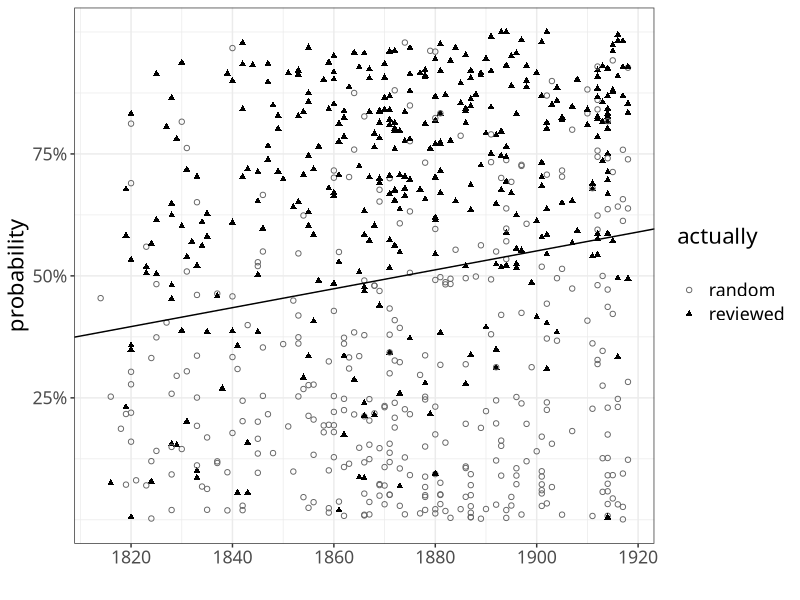
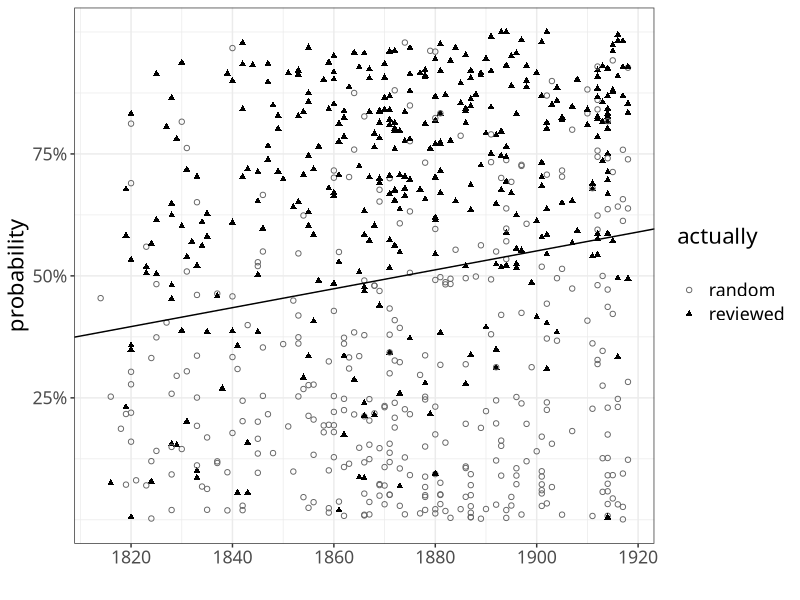

These charts were generated, in order, by the following R code:
library(scales)
library(ggplot2)

this.dir <- dirname(parent.frame(2)$ofile)
setwd(this.dir)
l <- read.csv('../modeloutput/fullpoetry.results.csv')

model = lm(data = l, formula = logistic ~ dateused)
intercept = coef(model)[1]
slope = coef(model)[2]

line = intercept + (slope * l$pubdate)
l$reviewed = as.factor(l$realclass)
levels(l$reviewed) = c('random', 'reviewed')
p <- ggplot(l, aes(x = dateused, y = logistic, color = reviewed, shape = reviewed)) + theme_bw() +
  geom_point() + geom_abline(intercept = intercept, slope = slope) + scale_shape_manual(name="actually\n", values = c(1, 17)) + 
  scale_color_manual(name = "actually\n", values = c('gray40', 'gray0')) + 
  theme(text = element_text(size = 16, family = 'Avenir Next Medium')) + 
  scale_y_continuous('probability', labels = percent, breaks = c(0.25,0.5,0.75)) + 
  scale_x_continuous("", breaks = c(1820, 1840, 1860, 1880, 1900, 1920))

tiff("~/Dropbox/book/chapter3/images/C3Fig1poetrymodel.tiff", height = 6, width = 9, units = 'in', res=400)
plot(p)
dev.off()
plot(p)

tp = sum(l$realclass == 1 & l$logistic >= 0.5)
tn = sum(l$realclass == 0 & l$logistic < 0.5)
fp = sum(l$realclass == 0 & l$logistic >= 0.5)
fn = sum(l$realclass == 1 & l$logistic < 0.5)
print((tp + tn) / (tp+tn+fp+fn))
